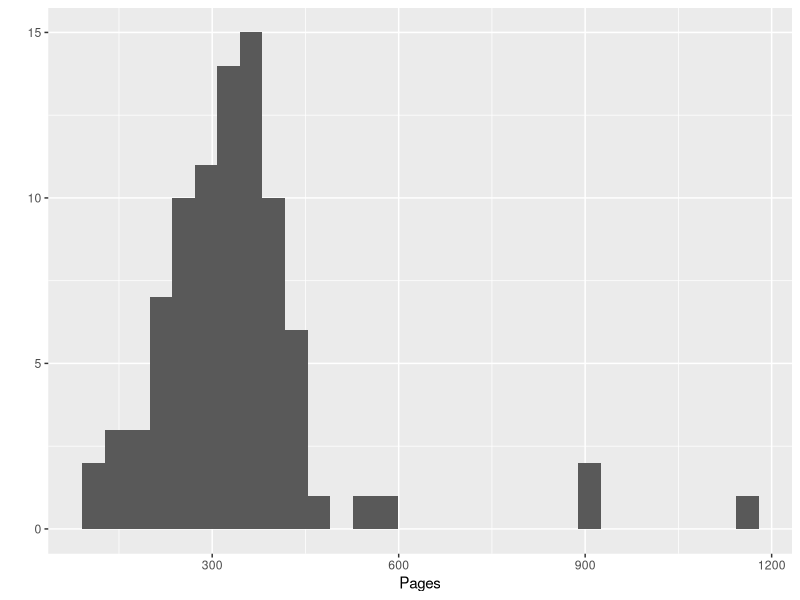
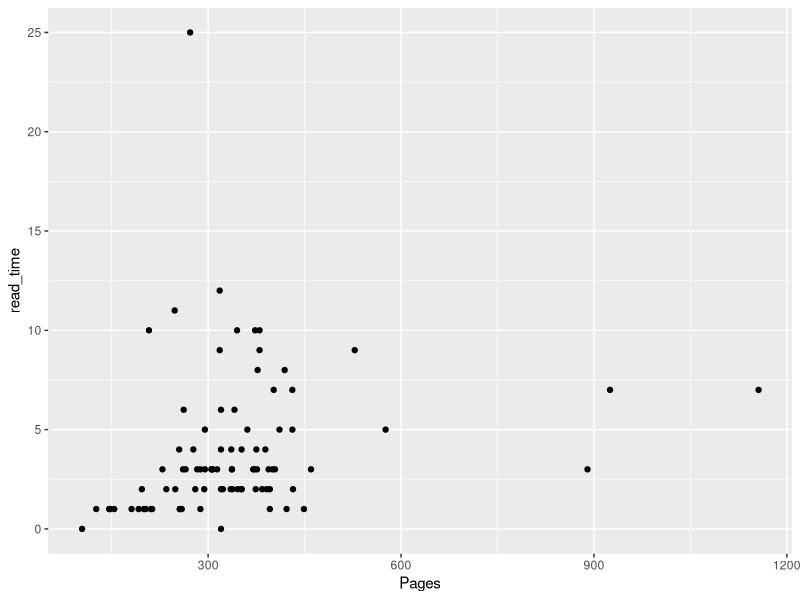
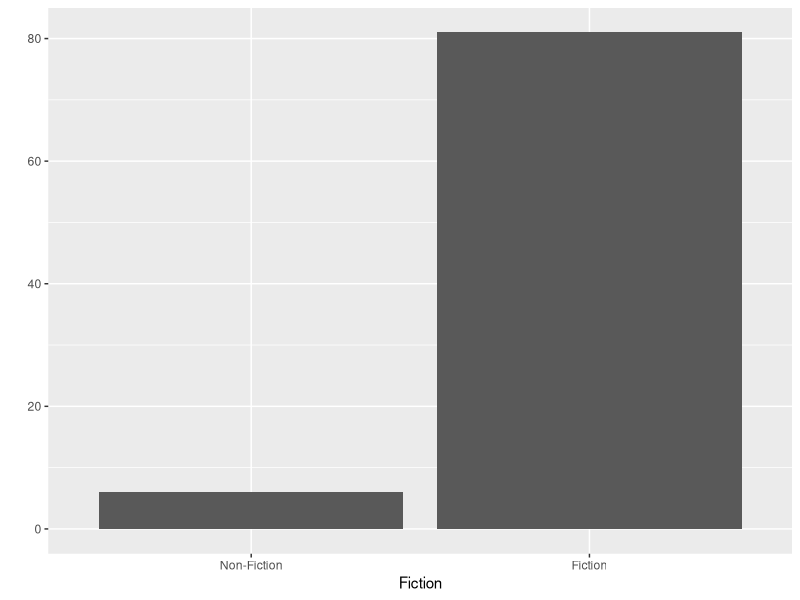

Write the R code that produced these figures, in order.
library(tidyverse)

reads2019 <- read_csv("./SaraReads2019_allrated.csv",
                      col_names = TRUE)

# `stat_bin()` using `bins = 30`. Pick better value with `binwidth`.
qplot(Pages, data = reads2019)

# If I give it 2 continuous variables, it generates a scatterplot.
qplot(Pages, read_time, data = reads2019)

# If I give it a factor, it generates a bar chart.
reads2019 <- reads2019 %>%
  mutate(Fiction = factor(Fiction,
                          levels = c(0,1),
                          labels = c("Non-Fiction", "Fiction")))

qplot(Fiction, data = reads2019)

# And so on. Now, all throughout this series, and in many other stats and R posts, I’ve been using ggplot, instead of qplot. 
# And I rarely, if ever, use qplot these days, even for quick data visualizations. 
# Unlike qplot, ggplot requires you to specify the exact type of plot you want to make, using a geom_ in your code. And if you request a geom type that can’t be made with the type of data you have, you’ll get an error. 
# Making a ggplot requires you to know what type of data you have and how you’d like it to be visualized. Despite (or perhaps because of) this, I strongly prefer ggplot and would encourage you to use it as well.
# There are nearly endless ways to customize a ggplot – transforming scales, adding color schemes, layering data, changing fonts – that allow you make a fancy, schmancy, publication-ready plot. 
# If you plan on publishing or presenting your work, you really want to use ggplots instead of qplots. qplots are like the first draft of your manuscript – no one sees it but you. 
# But, in this case, it’s a first draft that you can skip right over; just go straight to the good-looking plot.
# Second, you notice that I didn’t use the main pipe for my qplots above. That’s because if you try it, you get an error.

